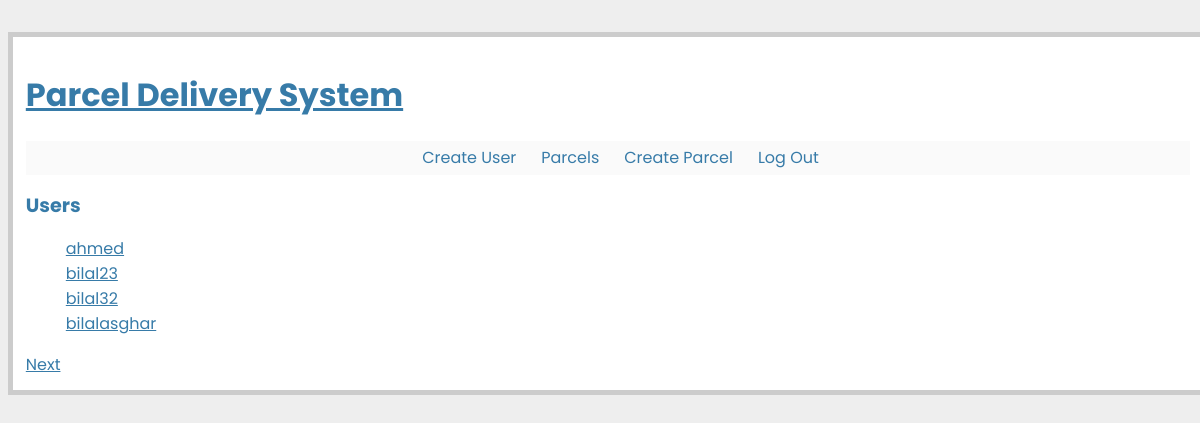
The page /users/ (signed in) on the database as committed earlier.
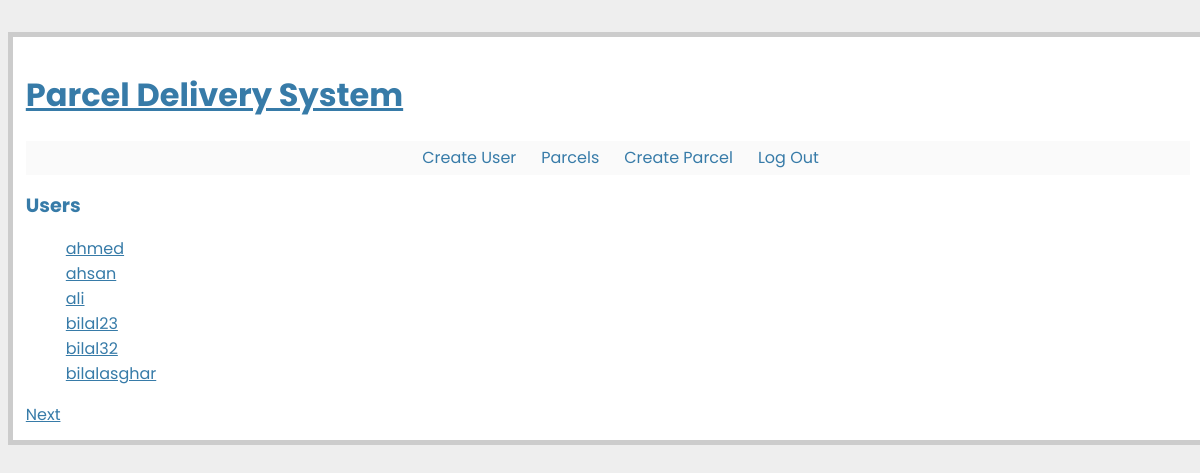
The same page on the database as committed later.
### app.py (models this page shows)
class BaseModel(Model):
    class Meta:
        database = database

class User(BaseModel):
    username = CharField(unique=True)
    password = CharField()
    email = CharField()
    join_date = DateTimeField()

### app.py (the view)
@app.route('/users/')
@login_required
def user_list():
    users = User.select().order_by(User.username)
    return object_list('user_list.html', users, 'user_list')

### app.py (called while the page is built)
def get_current_user():
    if session.get('logged_in'):
        return User.get(User.id == session['user_id'])

def login_required(f):
    @wraps(f)
    def inner(*args, **kwargs):
        if not session.get('logged_in'):
            return redirect(url_for('login'))
        return f(*args, **kwargs)
    return inner

def object_list(template_name, qr, var_name='object_list', **kwargs):
    kwargs.update(
        page=int(request.args.get('page', 1)),
        pages=qr.count() / 4 + 1)
    kwargs[var_name] = qr.paginate(kwargs['page'])
    return render_template(template_name, **kwargs)

@app.before_request
def before_request():
    g.db = database
    g.db.connect(reuse_if_open=True)

@app.after_request
def after_request(response):
    g.db.close()
    return response

@app.context_processor
def _inject_user():
    return {'current_user': get_current_user()}

### templates/user_list.html
{% extends "layout.html" %}
{% block body %}
  <h2>Users</h2>
  <ul>
    {% for user in user_list %}
      <li><a href="{{ url_for('user_detail', username=user.username) }}">{{ user.username }}</a></li>
    {% endfor %}
  </ul>
  {% include "includes/pagination.html" %}
{% endblock %}

### templates/layout.html (shortened to what this page needs)
<!doctype html>
<link rel=stylesheet type=text/css href="{{ url_for('static', filename='style.css') }}">
<div class=page>
  <h1><a href="{{ url_for('homepage') }}">Parcel Delivery System</a></h1>
  <div class=metanav>
  {% if not session.logged_in %}
    <a href="{{ url_for('login') }}">log in</a>
     <a href="{{ url_for('join') }}">Create user</a>
  {% else %}
    <a href="{{ url_for('join') }}">Create User</a>
    <a href="{{ url_for('parcels') }}">Parcels</a>
    <a href="{{ url_for('create') }}">Create Parcel</a>
    <a href="{{ url_for('logout') }}">Log Out</a>
  {% endif %}
  </div>
  {% block body %}{% endblock %}
</div>

### templates/includes/pagination.html (shortened to what this page needs)
{% if page < pages %}
  <a class="next" href="?page={{ page + 1 }}">Next</a>
{% endif %}

### static/style.css (style rules this page uses)
* { font-family: 'Poppins', sans-serif; box-sizing: border-box; }
a, h1, h2 { color: #377BA8; }
h2 { font-size: 1.2em; }
.page { margin: 2em auto; border: 5px solid #ccc; padding: 0.8em; background: white; }
.page ul { list-style-type: none; }
.page li { clear: both; }
.metanav { text-align: right; font-size: 1em; padding: 0.3em; display:flex; justify-content: center; margin-bottom: 1em; background: #fafafa; color:rgb(0, 89, 255); }
.metanav a { text-decoration:none; margin-left:25px; }

Rows that differ between the two databases and show on the page:
added User: username "ahsan"
added User: username "ali"
